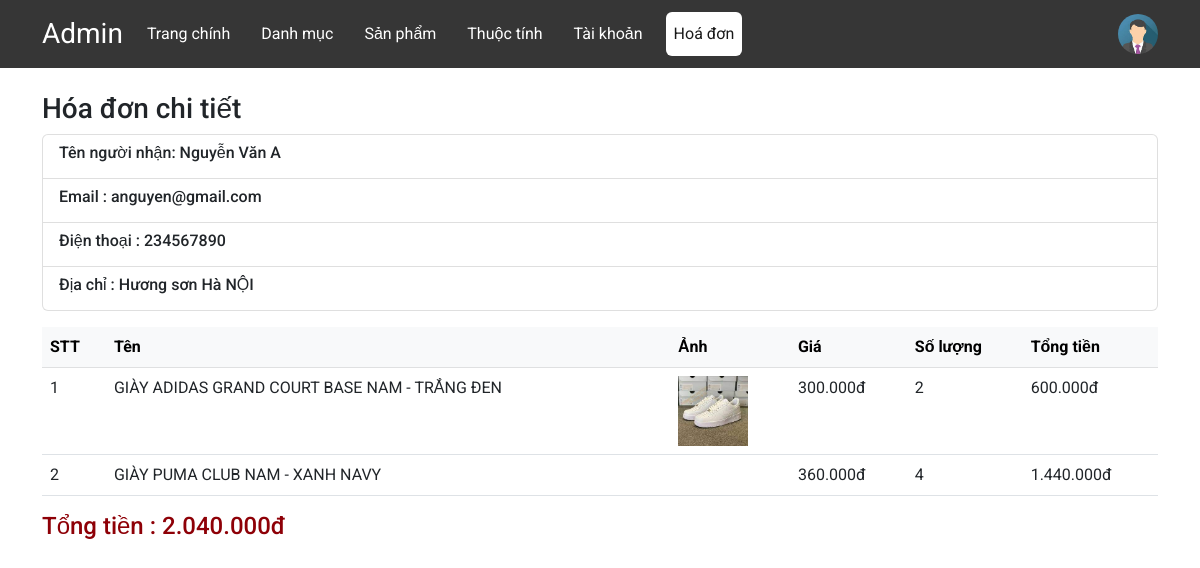
The app's page /admin/index.php?url=order-detail&id=22 with its own data.
### tables this page shows
CREATE TABLE `order` (
  `hd_id` int(11) NOT NULL,
  `kh_name` varchar(255) NOT NULL,
  `kh_email` varchar(255) NOT NULL,
  `kh_phone` varchar(255) NOT NULL,
  `kh_address` varchar(255) NOT NULL,
  `kh_content` text DEFAULT NULL,
  `kh_id` int(11) NOT NULL
);

CREATE TABLE `orderdetail` (
  `hd_ct_id` int(11) NOT NULL,
  `sp_name` varchar(255) NOT NULL,
  `sp_image` varchar(300) NOT NULL,
  `sp_price` varchar(200) NOT NULL,
  `sp_quantity` int(11) NOT NULL,
  `hd_id` int(11) NOT NULL,
  `sp_id` int(11) NOT NULL
);

### model/order.php (called while the page is built, shortened)
<?php
function getOrderByID($id){
    $conn = connect();
    $stmt = $conn->prepare("SELECT *  FROM `order` WHERE  `hd_id`= $id");
    $stmt->execute();
    $stmt->setFetchMode(PDO::FETCH_ASSOC);
    $result = $stmt->fetchAll();
    return $result;
}
function getOrderDetailByID($id){
    $conn = connect();
    $stmt = $conn->prepare("SELECT *  FROM `orderdetail` WHERE  `hd_id`= $id");
    $stmt->execute();
    $stmt->setFetchMode(PDO::FETCH_ASSOC);
    $result = $stmt->fetchAll();
    return $result;
}
?>

### admin/views/order/detail.php (the view)
<div class="container mt-4 warper" style="height: 550px ;">
  <div class="d-flex justify-content-between align-items-center">
    <h3>Hóa đơn chi tiết</h3>
  </div>
  <ul class="list-group">
    <li class="list-group-item">
      <h6>Tên người nhận: <?=$order[0]["kh_name"]?></h6>
    </li>
    <li class="list-group-item">
      <h6>Email : <?=$order[0]["kh_email"]?></h6>
    </li>
    <li class="list-group-item">
      <h6>Điện thoại : <?=$order[0]["kh_phone"]?></h6>
    </li>
    <li class="list-group-item">
      <h6>Địa chỉ : <?=$order[0]["kh_address"]?></h6>
    </li>
  </ul>
  <table class="table mt-3">
    <thead class="table-light">
      <tr>
        <th scope="col">STT</th>
        <th scope="col">Tên</th>
        <th scope="col">Ảnh</th>
        <th scope="col">Giá</th>
        <th scope="col">Số lượng</th>
        <th scope="col">Tổng tiền</th>
      </tr>
    </thead>
    <tbody>
      <?php
            $index = 1;$total=0; foreach($orderDetail as $item){
                $total+=$item['sp_price'] * $item['sp_quantity']; ?>
      <tr>
        <td><?= $index++?></td>
        <td><?=$item['sp_name']?></td>
        <td><img width="70px" src="../upload/<?=$item['sp_image']?>" alt=""></td>
        <td><?=number_format($item['sp_price'],0,",",".")?>đ</td>
        <td><?=$item['sp_quantity']?></td>
        <td><?=number_format($item['sp_price'] * $item['sp_quantity'],0,",",".")?>đ</td>
      </tr>
      <?php } ?>
    </tbody>
  </table>
  <h4 style="color: #8E0007">Tổng tiền : <?=number_format($total,0,",",".")?>đ</h4>
</div>

### admin/views/style.css (style rules this page uses)
* { margin: 0; padding: 0; box-sizing: border-box; }
body { font-family: "Roboto", sans-serif; }
.warper { height: 600px; }

### records on screen
order: kh_name "Nguyễn Văn A", kh_email "anguyen@gmail.com", kh_phone "234567890", kh_address "Hương sơn Hà NỘI"
orderdetail: sp_name "GIÀY ADIDAS GRAND COURT BASE NAM - TRẮNG ĐEN", sp_image (picture), sp_price "300.000", sp_quantity "2", $item['sp_price'] * $item['sp_quantity'] "600.000"
orderdetail: sp_name "GIÀY PUMA CLUB NAM - XANH NAVY", sp_price "360.000", sp_quantity "4", $item['sp_price'] * $item['sp_quantity'] "1.440.000"

### other values on screen
$value[ "name"] "Trang chính"
$value[ "name"] "Danh mục"
$value[ "name"] "Sản phẩm"
$value[ "name"] "Thuộc tính"
$value[ "name"] "Tài khoản"
$value[ "name"] "Hoá đơn"
$total "2.040.000"
